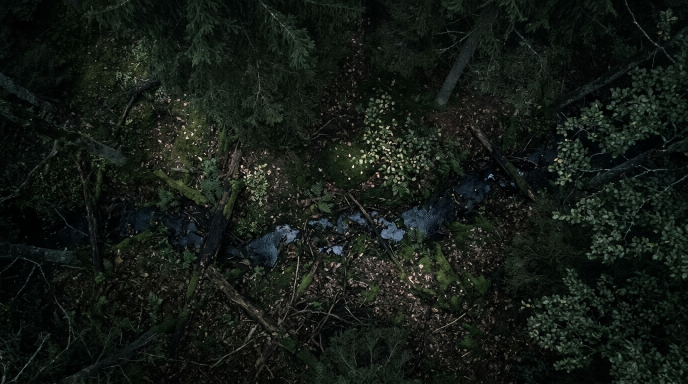
#> input picture map images/forest-raw.jfif, 1376 x 768 px (shown at 1/2 size)
$ python -i vignette.py   (imports and definitions only)
#> lines starting #> are read from the running program, lines starting #| are printed output that depends on the picture
#> further down, picture is the input picture: PIL image 1376x768 RGB; mean R, G, B 20.7, 26.5, 21.6
"""The dark vignette bleed -- what fills the frame where the map does not.

Source maps are rarely 16:9, so something has to occupy the gutters. Pasting
the map on flat black leaves a hard bright/dark seam running down the frame,
right where it sits in the players' peripheral vision, and it reads as a
mistake rather than a choice.

Instead the gutters get a heavily blurred, darkened copy of the map itself,
with the map's own edge feathered into it. The map appears to fade off into
darkness. It suits the table, and it keeps emitted light lowest at exactly
the frame edges nearest people's faces.

TWO PERFORMANCE TRICKS, both load-bearing on a Pi 4:

  * A large-radius Gaussian over 8 megapixels is slow. Blur a small copy with
    a proportionally smaller radius and scale it up. For a blur this heavy the
    result is indistinguishable, and it is roughly sixty times faster.

  * Generating a radial gradient pixel by pixel in Python is 8 million
    iterations. Generate it at 160x90 and upscale bicubically -- a smooth
    gradient is exactly the thing that survives upscaling perfectly.
"""

from __future__ import annotations

from typing import Optional, Tuple

from PIL import Image, ImageFilter

from . import grid

# How far the map's edge dissolves into the bleed, in output pixels.
FEATHER_PX = 120

# The bleed is this fraction of the map's own brightness before the radial
# darkening is applied on top. Deliberately heavy: this is background for a
# background.
BLEED_LEVEL = 0.28

# How dark the frame corners go relative to the frame centre.
EDGE_FALLOFF = 0.45

# Working size for the blur. Small enough to be fast, large enough that
# upscaling does not introduce visible blocking.
_BLUR_W = 480


def _cover(image: Image.Image, frame: Tuple[int, int]) -> Image.Image:
    """Scale-and-crop `image` so it fills `frame` completely."""
#> called with frame = (480, 270)
    fw, fh = frame
    sw, sh = image.size
#> sw = 1376; sh = 768
    if sw <= 0 or sh <= 0:
        return Image.new("RGB", frame, (0, 0, 0))

    scale = max(fw / float(sw), fh / float(sh))
#> scale = 0.352
    new = (max(1, int(round(sw * scale))), max(1, int(round(sh * scale))))
#> new = (484, 270)
    out = image.resize(new, Image.BICUBIC)
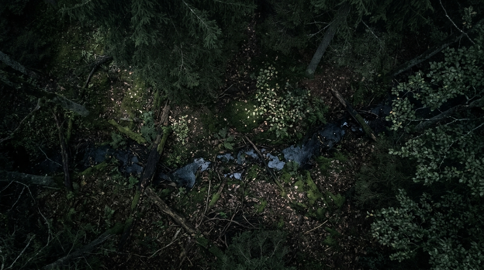
#> out: PIL image 484x270 RGB; mean R, G, B 20.7, 26.5, 21.6
    left = (new[0] - fw) // 2
#> left = 2
    top = (new[1] - fh) // 2
#> top = 0
    return out.crop((left, top, left + fw, top + fh))
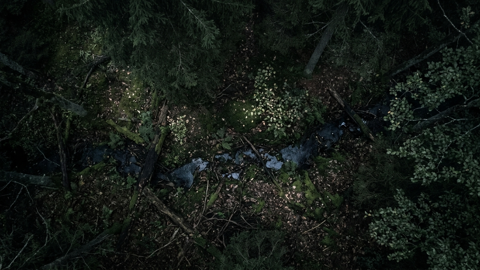
#> returned value: PIL image 480x270 RGB; mean R, G, B 20.8, 26.6, 21.7


def _radial_mask(frame: Tuple[int, int], falloff: float) -> Image.Image:
    """An 'L' mask: bright in the centre, dark at the corners.

    Built at 160x90 and upscaled. Anything smooth upscales cleanly, and doing
    it this way turns 8 million Python iterations into 14 thousand.
    """
    small_w, small_h = 160, 90
    mask = Image.new("L", (small_w, small_h))
    px = mask.load()

    cx = (small_w - 1) / 2.0
    cy = (small_h - 1) / 2.0
    # Normalise by the corner distance so the falloff reaches exactly the
    # stated level at the corners regardless of aspect.
    max_d = (cx * cx + cy * cy) ** 0.5 or 1.0

    for y in range(small_h):
        dy = (y - cy) / max_d
        for x in range(small_w):
            dx = (x - cx) / max_d
            d = (dx * dx + dy * dy) ** 0.5
            # Squared falloff: gentle across the middle, decisive at the edge,
            # which is where the light actually needs pulling down.
            v = 1.0 - falloff * (d * d)
            px[x, y] = int(round(max(0.0, min(1.0, v)) * 255))

    return mask.resize(frame, Image.BICUBIC)


def background(source: Image.Image,
               frame: Tuple[int, int] = grid.FRAME,
               level: float = BLEED_LEVEL,
               falloff: float = EDGE_FALLOFF) -> Image.Image:
    """The blurred, darkened bleed that fills the whole frame."""
    fw, fh = frame

    # Blur small, then upscale. Radius is scaled to match, so the visual
    # result is the same as a radius-90 blur at full size.
    small_h = max(1, int(round(_BLUR_W * fh / float(fw))))
    small = _cover(source.convert("RGB"), (_BLUR_W, small_h))
    small = small.filter(ImageFilter.GaussianBlur(radius=_BLUR_W / 40.0))
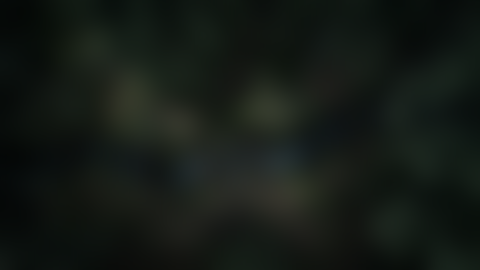
#> small: PIL image 480x270 RGB; mean R, G, B 20.8, 26.6, 21.7
    out = small.resize(frame, Image.BICUBIC)
#> out: PIL image 3840x2160 RGB

    # Darken uniformly, then again towards the edges.
    black = Image.new("RGB", frame, (0, 0, 0))
#> black: PIL image 3840x2160 RGB; every value is 0
    out = Image.blend(black, out, max(0.0, min(1.0, level)))
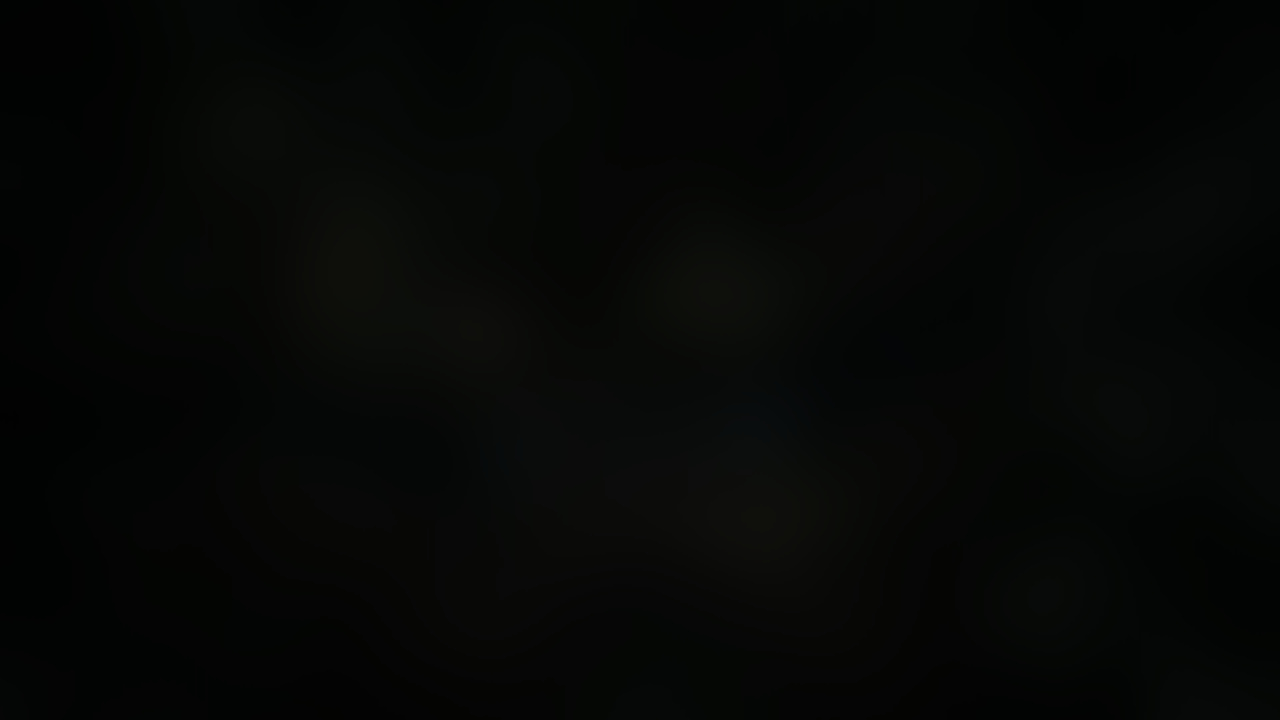
#> out: PIL image 3840x2160 RGB (shown at 1/3 size); mean R, G, B 5.35, 6.98, 5.59
    return Image.composite(out, black, _radial_mask(frame, falloff))
#> in _radial_mask, `mask = Image.new("L", (small_w, small_h))`: mask: PIL image 160x90 L; every value is 0
#> in _radial_mask, `return mask.resize(frame, Image.BICUBIC)`:
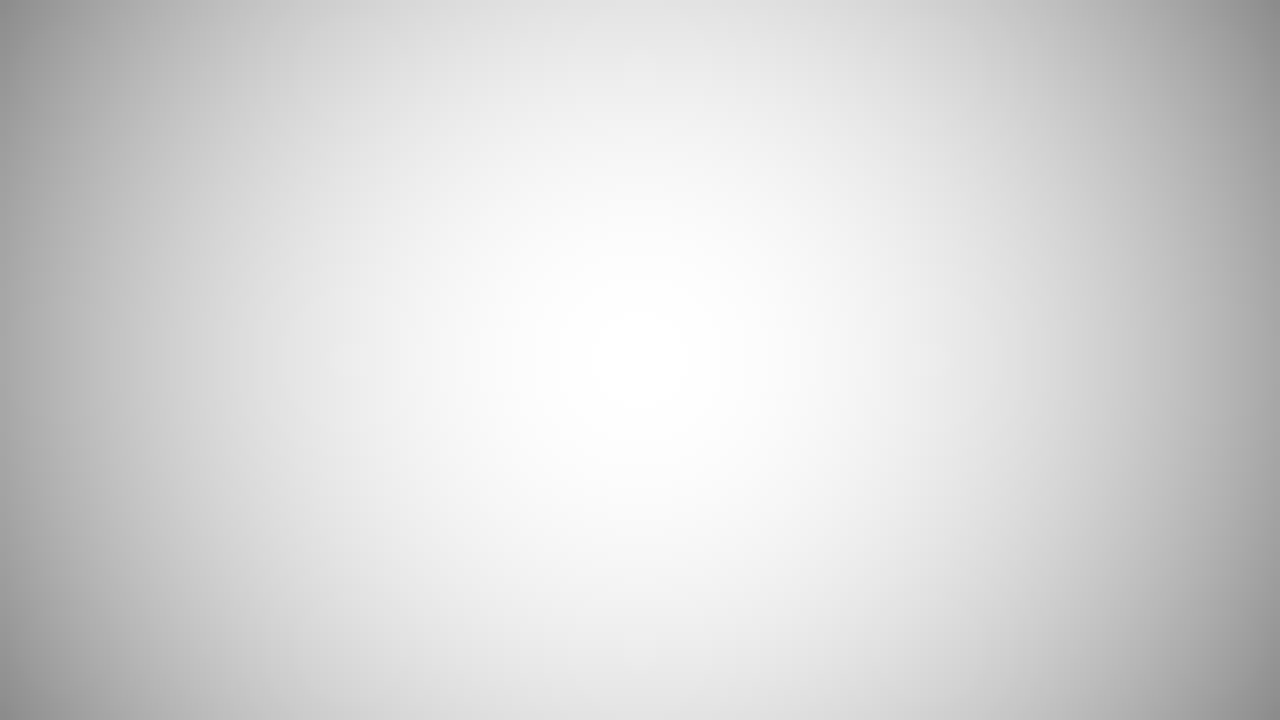
#> returned value: PIL image 3840x2160 L (shown at 1/3 size); min 140, max 255, mean 216.2
#> returned value: PIL image 3840x2160 RGB


def feather(layer: Image.Image, radius: int = FEATHER_PX) -> Image.Image:
    """Soften an RGBA layer's edges INWARD.

    Blurring the alpha channel alone would spread the map outward into the
    gutter as a smear. Multiplying the blurred alpha by the original confines
    the softening to pixels the map already covered, so the edge dissolves
    rather than bleeding.
    """
    if radius <= 0:
        return layer

    rgba = layer.convert("RGBA")
    alpha = rgba.getchannel("A")
    softened = alpha.filter(ImageFilter.GaussianBlur(radius=radius / 2.0))
    # ImageChops.multiply is (a*b)/255, i.e. exactly the product we want.
    from PIL import ImageChops
    rgba.putalpha(ImageChops.multiply(softened, alpha))
    return rgba


def compose(map_layer: Image.Image,
            source: Image.Image,
            frame: Tuple[int, int] = grid.FRAME,
            feather_px: int = FEATHER_PX,
            plain_black: bool = False) -> Image.Image:
    """Put the placed map over its bleed. Returns RGB, frame-sized.

    `plain_black=True` is the escape hatch for anyone who wants a hard edge
    rather than the bleed.
    """
    if plain_black:
        base = Image.new("RGB", frame, (0, 0, 0))
        soft = map_layer.convert("RGBA")
    else:
        base = background(source, frame)
        soft = feather(map_layer, feather_px)

    out = base.convert("RGBA")
    out = Image.alpha_composite(out, soft)
    return out.convert("RGB")

>>> from PIL import Image
>>> picture = Image.open('../../map images/forest-raw.jfif')
>>> result = background(picture)

$ run again, on map images/island-raw.jfif
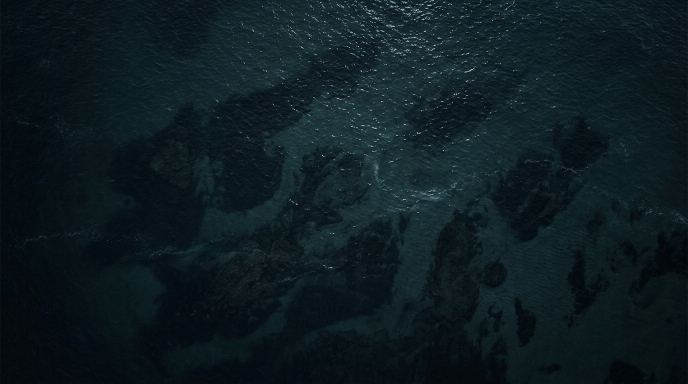
#> input picture map images/island-raw.jfif, 1376 x 768 px (shown at 1/2 size)
#> picture is the input picture: PIL image 1376x768 RGB; mean R, G, B 13.6, 27.6, 33.3
#> in _cover, `out = image.resize(new, Image.BICUBIC)`:
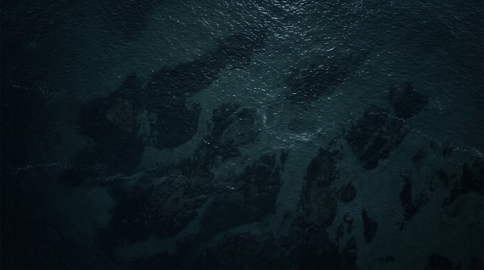
#> out: PIL image 484x270 RGB; mean R, G, B 13.6, 27.6, 33.3
#> black: PIL image 3840x2160 RGB; every value is 0
#> mask: PIL image 160x90 L; every value is 0

$ run again, on map images/mountain-raw.jfif
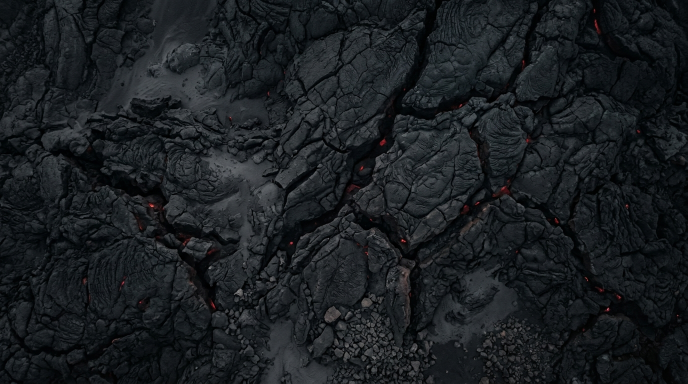
#> input picture map images/mountain-raw.jfif, 1376 x 768 px (shown at 1/2 size)
#> picture is the input picture: PIL image 1376x768 RGB; mean R, G, B 26, 30.1, 33.4
#> in _cover, `out = image.resize(new, Image.BICUBIC)`:
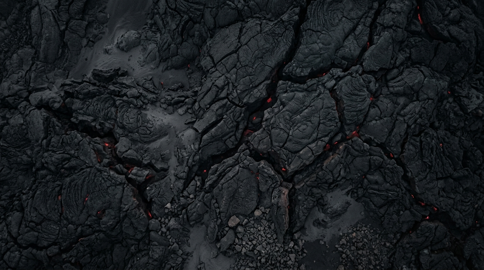
#> out: PIL image 484x270 RGB; mean R, G, B 26, 30.1, 33.4
#> in background, `small = small.filter(ImageFilter.GaussianBlur(radius=_BLUR_W / 40.0))`:
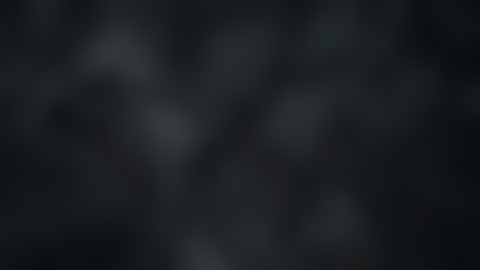
#> small: PIL image 480x270 RGB; mean R, G, B 26.1, 30.1, 33.5
#> black: PIL image 3840x2160 RGB; every value is 0
#> mask: PIL image 160x90 L; every value is 0

$ run again, on map images/plains-raw.jfif
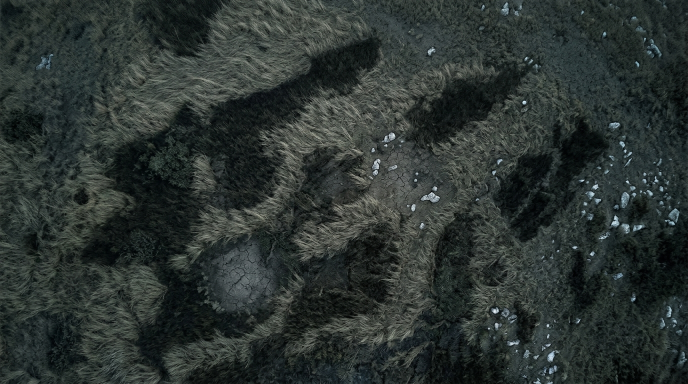
#> input picture map images/plains-raw.jfif, 1376 x 768 px (shown at 1/2 size)
#> picture is the input picture: PIL image 1376x768 RGB; mean R, G, B 44.2, 52.3, 49.6
#> in _cover, `return out.crop((left, top, left + fw, top + fh))`:
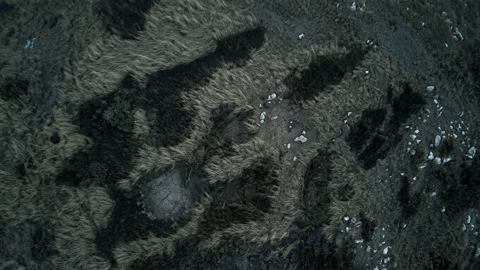
#> returned value: PIL image 480x270 RGB; mean R, G, B 44.3, 52.3, 49.7
#> in background, `small = small.filter(ImageFilter.GaussianBlur(radius=_BLUR_W / 40.0))`:
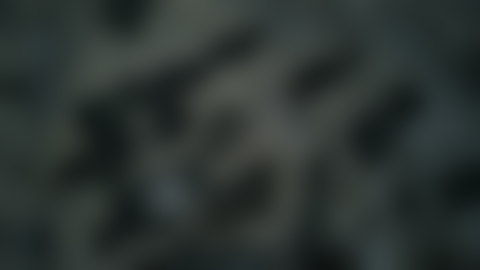
#> small: PIL image 480x270 RGB; mean R, G, B 44.3, 52.3, 49.7
#> black: PIL image 3840x2160 RGB; every value is 0
#> mask: PIL image 160x90 L; every value is 0
